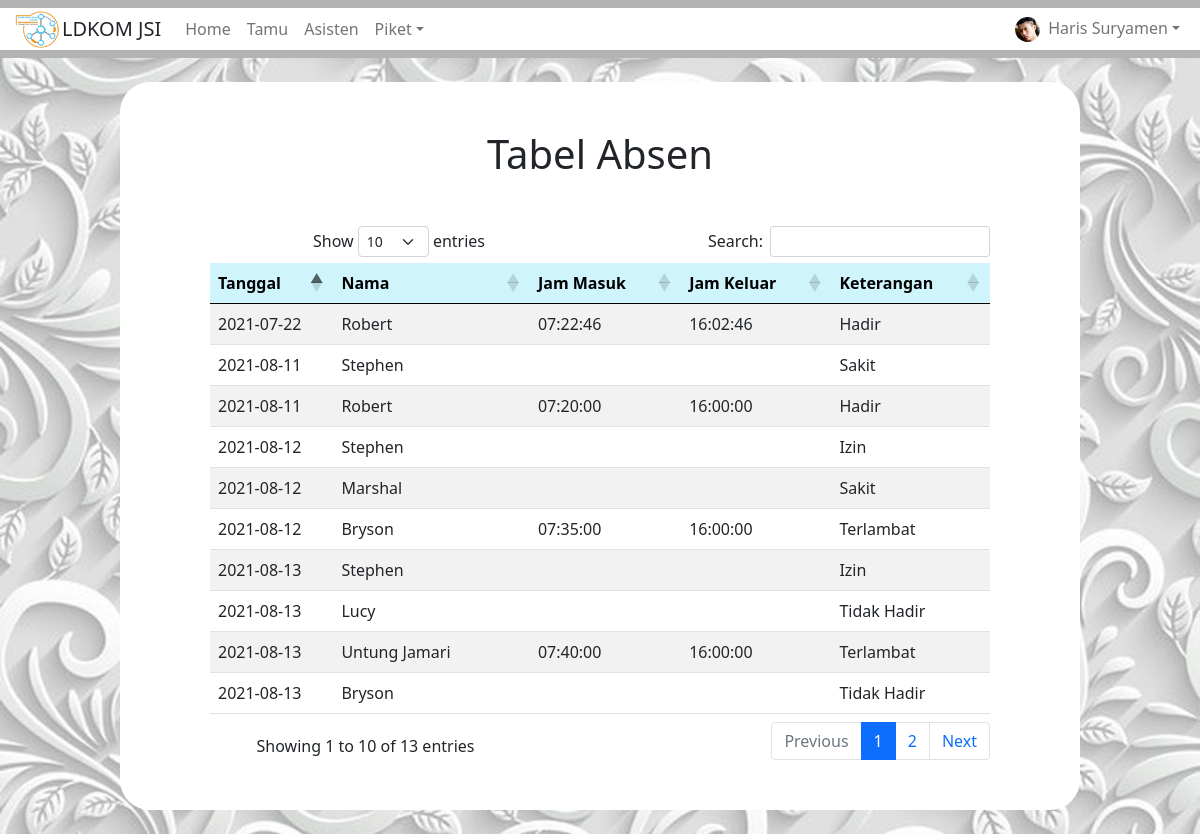
The app's page /Admin/absen.php (signed in) with its own data.
### tables this page shows
CREATE TABLE `absen` (
  `tanggal` date NOT NULL,
  `no_anggota` varchar(100) NOT NULL,
  `jam_masuk` time DEFAULT NULL,
  `jam_keluar` time DEFAULT NULL,
  `keterangan` varchar(100) DEFAULT NULL
);

CREATE TABLE `user` (
  `no_anggota` varchar(100) NOT NULL,
  `nama` varchar(100) NOT NULL,
  `password` varchar(100) NOT NULL,
  `role` varchar(100) NOT NULL,
  `foto` varchar(100) NOT NULL
);

### Admin/absen.php (the view, shortened to what this page needs)
<?php
$koneksi = mysqli_connect("localhost","root","","tb_ldkom");
$tgl = date("Y-m-d", strtotime("2021-08-16"));
$jam = date("H:i:s", strtotime("08:00:00"));
$j_batas = date("H:i:s", strtotime("07:46:00"));
if ($jam>=$j_batas) {
	$tgl = date("Y-m-d", strtotime("2021-08-16"));
}
?>
<!doctype html>
<html lang="en">
<head>
	<link href="https://cdn.jsdelivr.net/npm/bootstrap@5.1.0/dist/css/bootstrap.min.css" rel="stylesheet">
	<link rel="stylesheet" type="text/css" href="https://cdnjs.cloudflare.com/ajax/libs/twitter-bootstrap/5.0.1/css/bootstrap.min.css">
	<link rel="stylesheet" type="text/css" href="https://cdn.datatables.net/1.10.25/css/dataTables.bootstrap5.min.css">
</head>
<body style="background: url(../gambar/bggbr.jpg); background-size: cover; background-repeat: no-repeat;">
	<nav class="navbar navbar-expand-lg navbar-light" style="background-color: #b3b3b3;" aria-label="Eleventh navbar example">
		<div class="container-fluid" style="background-color: white;">
			<div class="collapse navbar-collapse" style="background-color: white;">
				<ul class="navbar-nav me-auto mb-2 mb-lg-0">
					<li class="nav-item">
						<img src="../gambar/logoldkom1.png" style="width: 50px; height: 40px;">
					</li>
					<li class="nav-item">
						<h5 class="mt-2 me-3">LDKOM JSI</h5>
					</li>
					<li class="nav-item">
						<a class="nav-link" href="home_admin.php">Home</a>
					</li>
					<li class="nav-item">
						<a class="nav-link" href="tamu.php">Tamu</a>
					</li>
					<li class="nav-item">
						<a class="nav-link" href="asisten.php">Asisten</a>
					</li>
					<li class="nav-item dropdown">
						<a class="nav-link dropdown-toggle" href="#" id="dropdown09" data-bs-toggle="dropdown" aria-expanded="false">Piket</a>
					</li>
				</ul>
				<form>
					<ul class="navbar-nav me-auto mb-2 mb-lg-0">
						<li class="nav-item dropdown">
							<a class="nav-link dropdown-toggle" href="#" id="dropdown09" data-bs-toggle="dropdown"  aria-haspopup="true" aria-expanded="false"><img src="../gambar/<?php echo $_SESSION['foto']; ?>" class="me-2" style="width: 25px; height: 25px; border-radius: 30px;"><?php echo $_SESSION['nama']; ?></a>
						</li>
					</ul>
				</form>
			</div>
		</div>
	</nav>
	<div class="container" style="background-color: white;	 border-radius: 30px; width: 80%;">
		<div class="row py-5 mt-4 align-items-center">
			<center>
				<h1 class="mb-5">Tabel Absen</h1>
				<div class="col-md-5 col-lg-10 ml-auto">
					<!-- <form class="row g-2" action="absen.php" method="post">
						<div class="col-md-4">
							<div class="form-floating">
								<select class="form-select" id="floatingSelect" aria-label="Floating label select example" name="no_anggota">
									<option value="" selected>-----</option>
									<?php
									$query = mysqli_query($koneksi, "select * from user where role = 'Asisten'");
									while ($tampil = mysqli_fetch_array($query)) {
										?>
										<option value="<?php echo $tampil['no_anggota']; ?>"><?php echo $tampil['nama']; ?></option>
										<?php
									}
									?>
								</select>
								<label for="floatingSelect">Nama Asisten</label>
							</div>
						</div>
						<div class="col-md-4">
							<div class="form-floating">
								<select class="form-select" id="floatingSelect" aria-label="Floating label select example" name="bulan">
									<option value="" selected>-----</option>
									<?php
									$bulan = ['Januari','Februari','Maret','April','Mei','Juni','Juli','Agustus','September','Oktober','November','Desember'];
									$b = '01';
									foreach ($bulan as $bul) {
										?>
										<option value="<?php echo $b ?>"><?php echo $bul; ?></option>
										<?php
										$b++;
									}
									?>
								</select>
								<label for="floatingSelect">Bulan</label>
							</div>
						</div>
						<div class="col-md-4">
							<div class="form-floating">
								<select class="form-select" id="floatingSelect" aria-label="Floating label select example" name="tahun">
									<option value="" selected>-----</option>
									<?php
									$tahun = ['2019','2020','2021'];
									foreach ($tahun as $tah) {
										?>
										<option value="<?php echo $tah ?>"><?php echo $tah; ?></option>
										<?php
									}
									?>
								</select>
								<label for="floatingSelect">Tahun</label>
							</div>
						</div>
						<div class="col-md-12 mb-5">
							<button type="Submit" name="lihat" class="btn btn-primary btn-block">
								<span class="font-weight-bold">Lihat</span>
							</button>
						</div>
					</form> -->
					<table class="table table-striped table-hover" id="example">
						<thead>
							<tr class="table-info">
								<th>Tanggal</th>
								<th>Nama</th>
								<th>Jam Masuk</th>
								<th>Jam Keluar</th>
								<th>Keterangan</th>
							</tr>
						</thead>
						<tbody>
							<?php
							if (isset($_POST['lihat'])) {
								$bulann = $_POST['bulan'];
								$tahunn = $_POST['tahun'];
								$no_anggota = $_POST['no_anggota'];
								if (empty($_POST["no_anggota"]) && empty($_POST["bulan"]) && empty($_POST["tahun"])) {
									$query = mysqli_query($koneksi, "select * from absen,user where absen.no_anggota=user.no_anggota order by tanggal desc");
								}else{
									if (empty($_POST["no_anggota"])) {
										if (empty($_POST["bulan"]) || empty($_POST["tahun"])) {
											$query = mysqli_query($koneksi, "select * from absen,user where absen.no_anggota=user.no_anggota order by tanggal desc");
										}else{
											$query = mysqli_query($koneksi, "select * from absen, user where user.no_anggota=absen.no_anggota and month(tanggal)='$bulann' and year(tanggal)='$tahunn' order by absen.tanggal desc");
										}
									}else{
										if (empty($_POST["bulan"]) && empty($_POST["tahun"])) {
											$query = mysqli_query($koneksi, "select * from absen, user where user.no_anggota=absen.no_anggota and absen.no_anggota='$no_anggota' order by absen.tanggal desc");
										}else if(empty($_POST["bulan"]) || empty($_POST["tahun"])){
											$query = mysqli_query($koneksi, "select * from absen,user where absen.no_anggota=user.no_anggota order by tanggal desc");
										}else if(!empty($_POST["no_anggota"]) && !empty($_POST["bulan"]) && !empty($_POST["tahun"])){
											$query = mysqli_query($koneksi, "select * from absen, user where user.no_anggota=absen.no_anggota and month(tanggal)='$bulann' and year(tanggal)='$tahunn' and absen.no_anggota='$no_anggota' order by absen.tanggal desc");
										}
									}
								}
							}else{
								$query = mysqli_query($koneksi, "select * from absen,user where absen.no_anggota=user.no_anggota order by tanggal desc");
							}
							while ($tampil = mysqli_fetch_array($query)) {
								?>
								<tr>
									<td><?php echo $tampil['tanggal']; ?></td>
									<td><?php echo $tampil['nama']; ?></td>
									<td><?php echo $tampil['jam_masuk']; ?></td>
									<td><?php echo $tampil['jam_keluar']; ?></td>
									<td>
										<?php
										$tanggall = $tampil['tanggal'];
										if ($tgl == $tanggall && $tampil['keterangan']=="Tidak Hadir") {
											?>
											<form action="absen.php" method="post">
												<input type="hidden" name="tanggal" value="<?php echo $tgl; ?>">
												<input type="hidden" name="no_anggota" value="<?php echo $tampil['no_anggota']; ?>">
												<select name="keterangan" class="form-select-sm mt-2 col-md-8">
													<?php
													$keterangan_arr = ['Tidak Hadir','Izin','Sakit'];
													foreach ($keterangan_arr as $ket) {
														if ($ket == $tampil['keterangan']) {
															echo "<option value='".$ket."' selected>".$ket."</option>";
														}else{
															echo "<option value='".$ket."'>".$ket."</option>";
														}
													}
													?>
												</select>
												<button type="submit" name="ubahketerangan" class="btn btn-outline-info btn-sm" onclick="return confirm('Keterangan hanya bisa diubah 1 kali, Anda yakin keterangan sudah benar?')">Ubah</button>
											</form>
											<?php
										}else{
											echo $tampil['keterangan'];
										}
										?>
									</td>
								</tr>
								<?php
							}
							?>
						</tbody>
					</table>
				</div>
			</center>
		</div>
	</div>
	<br>
</body>
</html>

### records on screen
absen: tanggal "2021-08-13", no_anggota.nama "Stephen", keterangan "Izin"
absen: tanggal "2021-08-13", no_anggota.nama "Lucy", keterangan "Tidak Hadir"
absen: tanggal "2021-08-13", no_anggota.nama "Untung Jamari", jam_masuk "07:40:00", jam_keluar "16:00:00", keterangan "Terlambat"
absen: tanggal "2021-08-13", no_anggota.nama "Bryson", keterangan "Tidak Hadir"
absen: tanggal "2021-08-12", no_anggota.nama "Stephen", keterangan "Izin"
absen: tanggal "2021-08-12", no_anggota.nama "Marshal", keterangan "Sakit"
absen: tanggal "2021-08-12", no_anggota.nama "Bryson", jam_masuk "07:35:00", jam_keluar "16:00:00", keterangan "Terlambat"
absen: tanggal "2021-08-11", no_anggota.nama "Stephen", keterangan "Sakit"
absen: tanggal "2021-08-11", no_anggota.nama "Robert", jam_masuk "07:20:00", jam_keluar "16:00:00", keterangan "Hadir"
absen: tanggal "2021-07-22", no_anggota.nama "Robert", jam_masuk "07:22:46", jam_keluar "16:02:46", keterangan "Hadir"

### other values on screen
$_SESSION['nama'] "Haris Suryamen"
